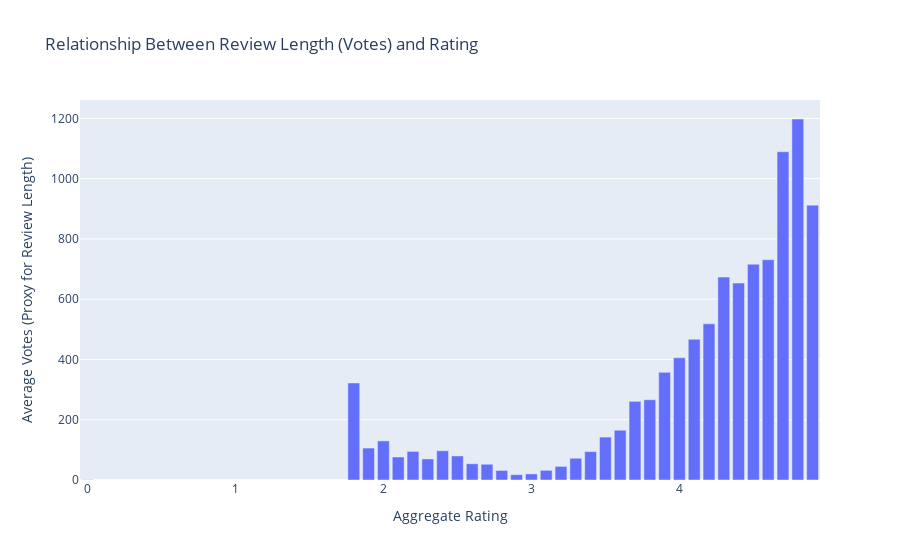

Notebook source saved alongside this figure:
### Markdown cell above
Calculate the average length of reviews and
explore if there is a relationship between
review length and rating.

### Code cell
# Drop rows with missing values DATA CLEANING:
data = data.dropna(subset=['Votes', 'Aggregate rating'])

# Convert Votes to numeric 
data['Votes'] = pd.to_numeric(data['Votes'], errors='coerce')

# Calculate the average number of votes 
average_votes = data['Votes'].mean()
print(f"The average number of votes (proxy for review length) is: {average_votes:.2f}")

# relationship between votes (review length) and aggregate rating
rating_votes = data.groupby('Aggregate rating')['Votes'].mean()

print("\nAverage Votes by Aggregate Rating:")
print(rating_votes)

fig = px.bar(
    rating_votes,
    x=rating_votes.index,
    y='Votes',
    labels={'Votes': 'Average Votes (Proxy for Review Length)', 'Aggregate rating': 'Aggregate Rating'},
    title='Relationship Between Review Length (Votes) and Rating'
)
fig.show()

### Figure 1 — Plotly figure (JSON) as saved in the notebook; plotly's stock layout.template omitted (floating-point values rounded to 4 significant figures)
{"data": [{"alignmentgroup": "True", "hovertemplate": "Aggregate Rating=%{x}<br>Average Votes (Proxy for Review Length)=%{y}<extra></extra>", "legendgroup": "", "marker": {"color": "#636efa", "pattern": {"shape": ""}}, "name": "", "offsetgroup": "", "orientation": "v", "showlegend": false, "textposition": "auto", "type": "bar", "x": [0, 1.8, 1.9, 2, 2.1, 2.2, 2.3, 2.4, 2.5, 2.6, 2.7, 2.8, 2.9, 3, 3.1, 3.2, 3.3, 3.4, 3.5, 3.6, 3.7, 3.8, 3.9, 4, 4.1, 4.2, 4.3, 4.4, 4.5, 4.6, 4.7, 4.8, 4.9], "xaxis": "x", "y": [0.8701, 322, 106, 129.7, 76.4, 94.96, 69.81, 97.01, 79.67, 53.92, 52.38, 31.76, 17.61, 20.15, 32.16, 45.1, 72.21, 94.16, 142.4, 165.1, 261.1, 266.3, 357.1, 405.6, 466.8, 518.3, 673.4, 653.3, 716.2, 731.1, 1089.0, 1198.0, 912.0], "yaxis": "y"}], "layout": {"barmode": "relative", "legend": {"tracegroupgap": 0}, "title": {"text": "Relationship Between Review Length (Votes) and Rating"}, "xaxis": {"anchor": "y", "domain": [0, 1], "title": {"text": "Aggregate Rating"}}, "yaxis": {"anchor": "x", "domain": [0, 1], "title": {"text": "Average Votes (Proxy for Review Length)"}}}}
